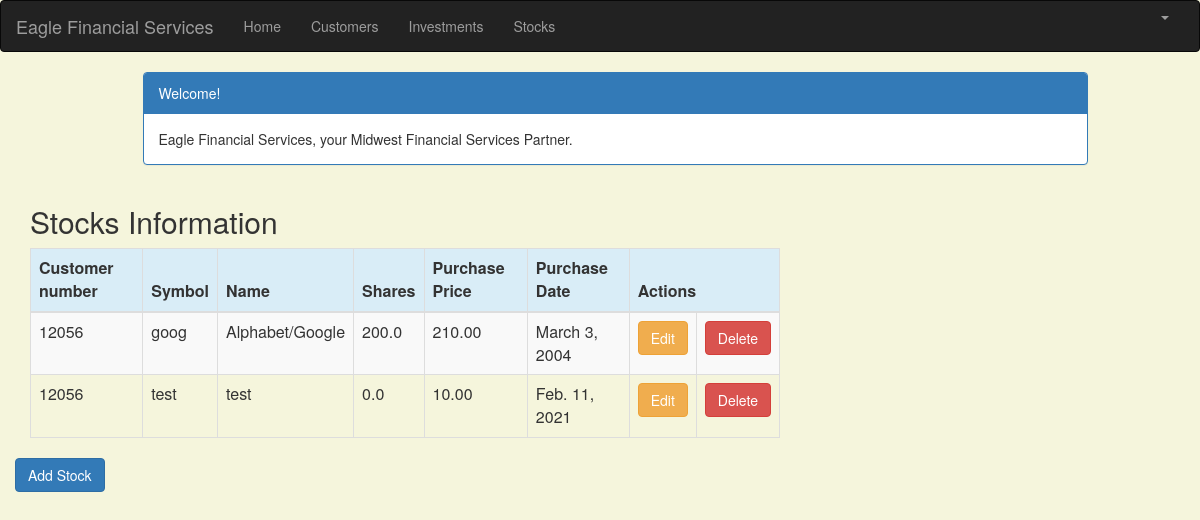
/stock_list (signed in), run on the app's committed database.
### portfolio/models.py (models this page shows, shortened)
class Stock(models.Model):
    customer = models.ForeignKey(Customer, on_delete=models.CASCADE, related_name='stocks')
    symbol = models.CharField(max_length=10)
    name = models.CharField(max_length=50)
    shares = models.DecimalField (max_digits=10, decimal_places=1)
    purchase_price = models.DecimalField(max_digits=10, decimal_places=2)
    purchase_date = models.DateField(default=timezone.now, blank=True, null=True)

class Customer(models.Model):
    name = models.CharField(max_length=50)
    address = models.CharField(max_length=200)
    cust_number = models.IntegerField(blank=False, null=False)
    city = models.CharField(max_length=50)
    state = models.CharField(max_length=50)
    zipcode = models.CharField(max_length=10)
    email = models.EmailField(max_length=200)
    cell_phone = models.CharField(max_length=50)
    created_date = models.DateTimeField(
        default=timezone.now)
    updated_date = models.DateTimeField(auto_now_add=True)
    def __str__(self):
        return str(self.cust_number)

### portfolio/views.py (the view)
# urls.py: path('stock_list', views.stock_list, name='stock_list'),
@login_required
def stock_list(request):
   stocks = Stock.objects.filter(purchase_date__lte=timezone.now())
   return render(request, 'portfolio/stock_list.html', {'stocks': stocks})

### portfolio/templates/portfolio/stock_list.html (shortened to what this page needs)
{% extends 'portfolio/base.html' %}
{% block content %}
    <html>
    <head>
        <link rel="stylesheet" href="https://maxcdn.bootstrapcdn.com/bootstrap/3.3.4/css/bootstrap.min.css">
    </head>
    <body>
    <div class="container">
        <div class="row">
            <div class="col-md-10 col-md-offset-1">
                <div class="panel panel-primary">
                    <div class="panel-heading">Welcome!</div>
                    <div class="panel-body">
                        Eagle Financial Services, your Midwest Financial Services Partner.
                    </div>
                </div>
            </div>
        </div>
    </div>
    <div class="row">
        <h2 style="padding-left: 15Px">Stocks Information</h2>
    </div>
    <div>
        <table class="table table-striped table-bordered table-hover">
            <thead>
            <tr class="bg-info">
                <th>Customer number</th>
                <th>Symbol</th>
                <th>Name</th>
                <th>Shares</th>
                <th>Purchase Price</th>
                <th>Purchase Date</th>
                <th colspan="3">Actions</th>
            </tr>
            </thead>
            <tbody>
            {% for stock in stocks %}
                <tr>
                    <td>{{ stock.customer }}</td>
                    <td>{{ stock.symbol }}</td>
                    <td>{{ stock.name }}</td>
                    <td>{{ stock.shares }}</td>
                    <td>{{ stock.purchase_price }}</td>
                    <td>{{ stock.purchase_date }}</td>
                     <td><a href="{% url 'portfolio:stock_edit' pk=stock.pk %}"
                           class="btn btn-warning">Edit</a></td>
                    <td><a href="{% url 'portfolio:stock_delete' pk=stock.pk %}"
                           onclick="return confirm('Are you sure you want to delete?')"
                           class="btn btn-danger">Delete</a>
                    </td>
                </tr>
            {% endfor %}
            </tbody>
        </table>
     <div class="row">
         <a href="{% url 'portfolio:stock_new' %}" class="row"><span
                    class="btn btn-primary">Add Stock</span></a>
     </div>
    </div>
    </body>
    </html>
{% endblock %}

### portfolio/templates/portfolio/stock_list.html (style rules this page uses)
body { background-color: beige; }

### data on the page
Stock: customer "12056", symbol "goog", name "Alphabet/Google", shares "200.0", purchase_price "210.00", purchase_date "March 3, 2004"
Stock: customer "12056", symbol "test", name "test", shares "0.0", purchase_price "10.00", purchase_date "Feb. 11, 2021"
